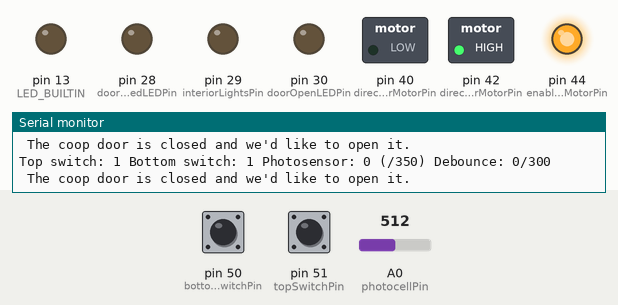
A sketch run on a simulated Arduino Mega 2560, built with avr-gcc and run on an emulated ATmega2560. On the bench: switched loads named in the sketch (green lamp = pin HIGH), output pins drawn as LEDs (lit = HIGH), the last lines printed to the serial monitor. Dashed ring = blinking. The inputs (shaded band) are chosen by the test bench; at power-on: pin 51 (topSwitchPin) HIGH, pin 50 (bottomSwitchPin) HIGH, A0 (photocellPin) = 512.

Above: at 1.26 s.
1.3 s: pin 51 (topSwitchPin) pulled LOW for 0.15 s
At 3.5 s:
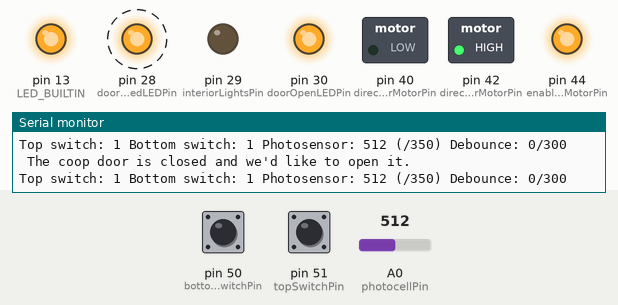
4.8 s: pin 50 (bottomSwitchPin) pulled LOW for 0.15 s
At 7.5 s:
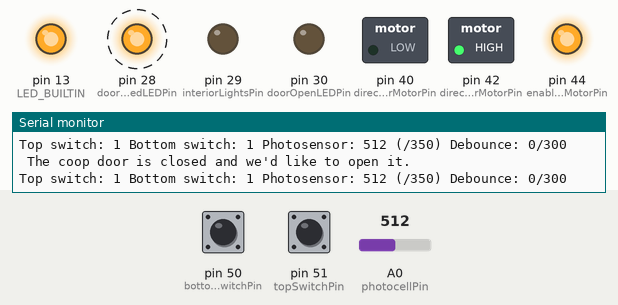
9.2 s: pin 51 (topSwitchPin) pulled LOW for 3.2 s
At 11.7 s:
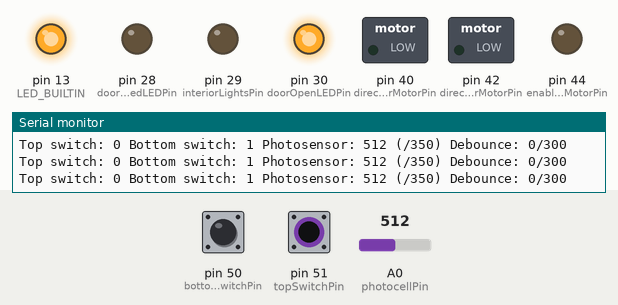
13.9 s: A0 (photocellPin) set to 360
18.3 s: A0 (photocellPin) set to 332
21.8 s: pin 50 (bottomSwitchPin) pulled LOW for 1 s
At 26.3 s:
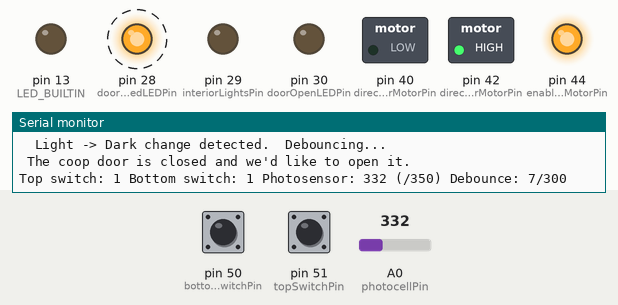
Timing chart, 0 to 27.2 s (numbered marks = the images above; inputs shaded):
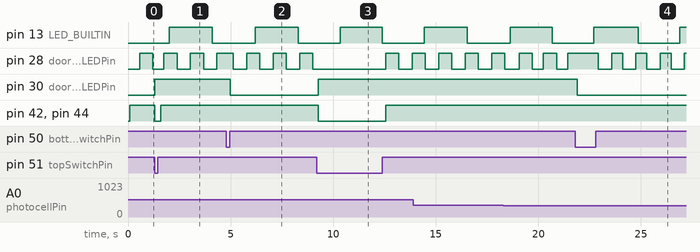

The sketch:

chicken_door_v1.ino
```cpp
#include <SimpleTimer.h>

const boolean SerialDisplay = true;

int photocellPin = 0;     // photocell is connected to a0
int photocellReading;     // the analog reading from the sensor photocell
int photocellReadingThreshold = 350; // What level do you consider dark?
//int photocellReadingThreshold = 10; // What level do you consider dark?

int photocellReadingLevel = 1; // 0=dark, 1=light. Default to light out.
int photocellDebounceCount = 0; // How many times the photocell has been read
// 300 = ~5min w/ a 1sec loop
int photocellDebounceCountDelay = 300; // How many times to see a dark/light switch before agreeing

// motor pins
const int enableDoorMotorPin = 44;
const int directionCloseDoorMotorPin = 40;
const int directionOpenDoorMotorPin = 42;

// top switch
const int topSwitchPin = 51;
int topSwitchPinVal;                   // top switch var for reading the pin status
int topSwitchPinVal2;                  // top switch var for reading the pin delay/debounce status
int topSwitchState;                    // top switch var for to hold the switch state

// bottom switch
const int bottomSwitchPin = 50;
int bottomSwitchPinVal;                // bottom switch var for reading the pin status
int bottomSwitchPinVal2;               // bottom switch var for reading the pin delay/debounce status
int bottomSwitchState;                 // bottom switch var for to hold the switch state

// debounce delay
long lastDebounceTime = 0;
long debounceDelay = 10;

const int doorOpenLEDPin = 30;              // led set to digital pin 40
const int doorClosedLEDPin = 28;            // led set to digital pin 41
const int interiorLightsPin = 29;

int internalLEDState = LOW;

unsigned long coopDoorLedBlinkTime = 0;
const int coopDoorLedBlinkDelay = 500;
int coopDoorLedBlinkState = LOW;

int coopPhotoCellTimerCount = 0;

int doorCloseDelay = 0;

// times are in ms
SimpleTimer internalLEDTimer(2000);
SimpleTimer photocellTimer(1000);
SimpleTimer interiorLightsTimer(36000000);

void setup() {

  Serial.begin(9600);

  if (SerialDisplay) {
    Serial.println("Hello!  Serial console open...");
  }

  pinMode(LED_BUILTIN, OUTPUT);

  // door motor
  pinMode (enableDoorMotorPin, OUTPUT);           // enable motor pin = output
  pinMode (directionCloseDoorMotorPin, OUTPUT);   // motor close direction pin = output
  pinMode (directionOpenDoorMotorPin, OUTPUT);    // motor open direction pin = output

  // bottom switch
  pinMode(bottomSwitchPin, INPUT);                  // set bottom switch pin as input
  digitalWrite(bottomSwitchPin, HIGH);              // activate bottom switch resistor

  // top switch
  pinMode(topSwitchPin, INPUT);                     // set top switch pin as input
  digitalWrite(topSwitchPin, HIGH);                 // activate top switch resistor

  // lights
  pinMode(doorOpenLEDPin, OUTPUT);
  pinMode(doorClosedLEDPin, OUTPUT);
  pinMode(interiorLightsPin, OUTPUT);
}

void debounceBottomReedSwitch() {
  bottomSwitchPinVal = digitalRead(bottomSwitchPin);
  if ((millis() - lastDebounceTime) > debounceDelay) {    // delay 10ms for consistent readings
    bottomSwitchPinVal2 = digitalRead(bottomSwitchPin);    // read input value again to check or bounce
    if (bottomSwitchPinVal == bottomSwitchPinVal2) {       // make sure we have 2 consistant readings
      if (bottomSwitchPinVal != bottomSwitchState) {       // the switch state has changed!
        bottomSwitchState = bottomSwitchPinVal;
      }
    }
  }
}

void debounceTopReedSwitch() {
  topSwitchPinVal = digitalRead(topSwitchPin);             // read input value and store it in val
  if ((millis() - lastDebounceTime) > debounceDelay) {     // delay 10ms for consistent readings
    topSwitchPinVal2 = digitalRead(topSwitchPin);          // read input value again to check or bounce
    if (topSwitchPinVal == topSwitchPinVal2) {             // make sure we have 2 consistant readings
      if (topSwitchPinVal != topSwitchState) {             // the button state has changed!
        topSwitchState = topSwitchPinVal;
      }
    }
  }
}

void stopDoorMotor() {
  // A cheesy software hack for a hardware problem.  The bottom magnet is a
  // little high so the door closes but doesn't lock.  This delays so the locks
  // engage.
  if (doorCloseDelay) {
    delay(doorCloseDelay);
    doorCloseDelay = 0;
  }
  digitalWrite (directionCloseDoorMotorPin, LOW);      // turn off motor close direction
  digitalWrite (directionOpenDoorMotorPin, LOW);       // turn on motor open direction
  analogWrite (enableDoorMotorPin, 0);                 // enable motor, 0 speed
}

void startDoorMotor(int direction) {
  if (direction) { // open
    digitalWrite(directionCloseDoorMotorPin, LOW);       // turn off motor close direction
    digitalWrite(directionOpenDoorMotorPin, HIGH);       // turn on motor open direction
    analogWrite(enableDoorMotorPin, 255);                // enable motor, full speed

  } else { // close
    digitalWrite (directionCloseDoorMotorPin, HIGH);     // turn on motor close direction
    digitalWrite (directionOpenDoorMotorPin, LOW);       // turn off motor open direction
    analogWrite (enableDoorMotorPin, 255);               // enable motor, full speed
  }
}

void doCoopDoor() {
  if (photocellReadingLevel == 0) {   // if it's dark
    if (bottomSwitchState != 0) {    // if the door isn't closed
      Serial.println(" The coop door is open and we'd like to close it.");
      startDoorMotor(0);
      doorCloseDelay = 5000;
    } else {
      stopDoorMotor();
    }
  } else if (photocellReadingLevel == 1) {
    if (topSwitchState != 0) {    // if the door isn't closed
      Serial.println(" The coop door is closed and we'd like to open it.");
      startDoorMotor(1);
    } else {
      stopDoorMotor();
    }
  }
}

//  coop door status: red if open, green if closed, blinking red if stuck
void doCoopDoorLed() {
  if (bottomSwitchState == 0) {                 // if bottom reed switch circuit is closed
    digitalWrite (doorClosedLEDPin, HIGH);          // turns on doorClosedLEDPin (red)
    digitalWrite (doorOpenLEDPin, LOW);             // turns off doorOpenLEDPin (green)
  } else if (topSwitchState == 0) {             // if top reed switch circuit is closed
    digitalWrite (doorClosedLEDPin, LOW);           // turns off doorClosedLEDPin (red)
    digitalWrite (doorOpenLEDPin, HIGH);            // turns on doorOpenLEDPin (green)
  } else {
    // Neither switch is active so we're either transitioning or something is
    // broken.  Either way, lets blink the red LED.
    if (millis() - coopDoorLedBlinkTime >= coopDoorLedBlinkDelay) {
      coopDoorLedBlinkTime = millis();
      if (coopDoorLedBlinkState == HIGH) {
        coopDoorLedBlinkState = LOW;
      } else {
        coopDoorLedBlinkState = HIGH;
      }
      digitalWrite (doorClosedLEDPin, coopDoorLedBlinkState);
    }
  }
}

void readPhotocell() {

  photocellReading = analogRead(photocellPin);

  if (photocellReading <= photocellReadingThreshold) {
    if (photocellReadingLevel == 1) {
      Serial.print("  Light -> Dark change detected.  Debouncing...");
      if (++photocellDebounceCount >= photocellDebounceCountDelay) {
        photocellReadingLevel = 0;
        Serial.print("confirmed!");
        photocellDebounceCount = 0;
        interiorLightsTimer.reset();                    // Reset the interior lights timer
      }
      Serial.println();
    }
  } else {
    if (photocellReadingLevel == 0) {
      Serial.print(" Dark -> Light change detected.  Debouncing...");
      if (++photocellDebounceCount >= photocellDebounceCountDelay) {
        photocellReadingLevel = 1;
        Serial.print("confirmed!");
        photocellDebounceCount = 0;
        digitalWrite(interiorLightsPin, LOW);           // turns off the interior lights if they were on
      }
      Serial.println();
    }
  }
}

void loop() {

  if (SerialDisplay) {
    Serial.print("Top switch: ");
    Serial.print(topSwitchState);
    Serial.print(" Bottom switch: ");
    Serial.print(bottomSwitchState);
    Serial.print(" Photosensor: ");
    Serial.print(photocellReading);
    Serial.print(" (/");
    Serial.print(photocellReadingThreshold);
    Serial.print(")");
    Serial.print(" Debounce: ");
    Serial.print(photocellDebounceCount);
    Serial.print("/");
    Serial.print(photocellDebounceCountDelay);
    Serial.println();
  }

  // Flash the internal LED to let us know things are running
  if (internalLEDTimer.isReady()) {
    digitalWrite(LED_BUILTIN, !digitalRead(LED_BUILTIN));
    internalLEDTimer.reset();
  }

  if (photocellTimer.isReady()) {
    readPhotocell();
    photocellTimer.reset();
  }

  if (interiorLightsTimer.isReady()) {
    if (!photocellReadingLevel) { // if it's not light out
      digitalWrite(interiorLightsPin, HIGH);
    } else {
      digitalWrite(interiorLightsPin, LOW);
    }
    interiorLightsTimer.reset();
  }

  debounceTopReedSwitch();
  debounceBottomReedSwitch();

  doCoopDoor();
  doCoopDoorLed();

  delay(100);
}
```

Measured:
- after the input at 1.3 s, pin 30 (doorOpenLEDPin): LOW → HIGH at once; pin 42 (directionOpenDoorMotorPin), pin 44 (enableDoorMotorPin): HIGH → LOW at once, → HIGH 0.27 s later
- after the input at 4.8 s, pin 30 (doorOpenLEDPin): HIGH → LOW after 0.17 s
- after the input at 9.2 s, pin 30 (doorOpenLEDPin): LOW → HIGH after 0.08 s; pin 42 (directionOpenDoorMotorPin), pin 44 (enableDoorMotorPin): HIGH → LOW after 0.08 s, → HIGH 3.3 s later
- after the input at 21.8 s, pin 30 (doorOpenLEDPin): HIGH → LOW after 0.11 s
- by itself, pin 28 (doorClosedLEDPin): alternates HIGH for 0.54 s and LOW for 0.65 s
